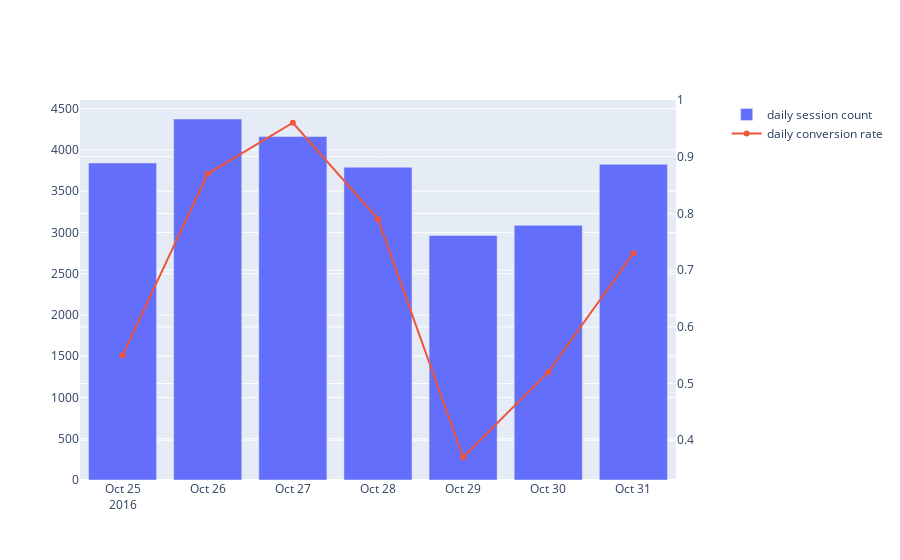

Notebook code for this chart:
### Code cell
import plotly.graph_objects as go
from plotly.subplots import make_subplots

fig = make_subplots(specs=[[{'secondary_y': True}]])
fig.add_trace(
    go.Bar(
        name='daily session count',
        x=df['day_date'],
        y=df['sess_cnt_by_day']
    )
)
fig.add_trace(
    go.Scatter(
        name='daily conversion rate',
        x=df['day_date'],
        y=df['sales_cv_rate_by_day']
    ),
    secondary_y=True
)
fig.show()

### Figure 1 — Plotly figure (JSON) as saved in the notebook; plotly's stock layout.template omitted (floating-point values rounded to 4 significant figures)
{"data": [{"name": "daily session count", "type": "bar", "x": ["2016-10-25", "2016-10-26", "2016-10-27", "2016-10-28", "2016-10-29", "2016-10-30", "2016-10-31"], "y": [3842, 4375, 4162, 3791, 2964, 3086, 3827]}, {"name": "daily conversion rate", "type": "scatter", "x": ["2016-10-25", "2016-10-26", "2016-10-27", "2016-10-28", "2016-10-29", "2016-10-30", "2016-10-31"], "xaxis": "x", "y": [0.55, 0.87, 0.96, 0.79, 0.37, 0.52, 0.73], "yaxis": "y2"}], "layout": {"xaxis": {"anchor": "y", "domain": [0, 0.94]}, "yaxis": {"anchor": "x", "domain": [0, 1]}, "yaxis2": {"anchor": "x", "overlaying": "y", "side": "right"}}}
